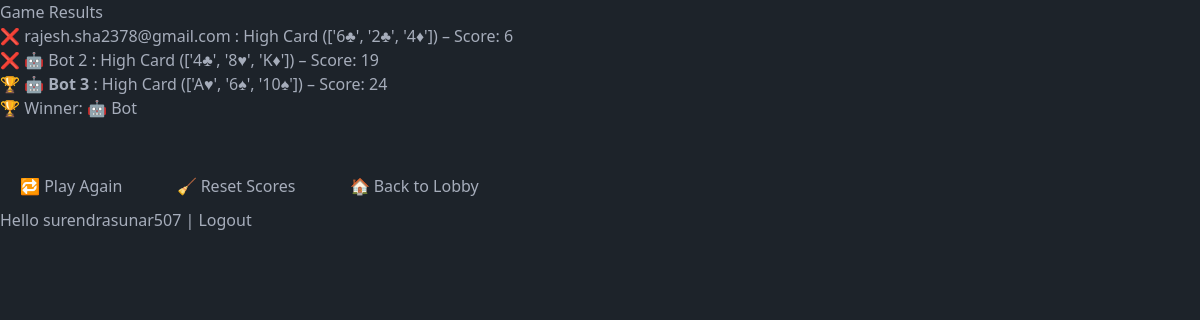
The app's page /reveal/c2f78ed4/ (signed in) with its own data.
### home/models.py (models this page shows)
class Player(models.Model):
    user = models.ForeignKey(User, on_delete=models.CASCADE, null=True, blank=True)
    room = models.ForeignKey(GameRoom, on_delete=models.CASCADE)
    card = models.JSONField(null=True, blank=True)
    total_score = models.IntegerField(default=0)
    has_played = models.BooleanField(default=False)
    is_bot = models.BooleanField(default=False)
    score = models.IntegerField(default=0)

### home/views.py (the view)
# urls.py: path('reveal/<str:room_code>/', views.reveal_game, name='reveal_game'),
def reveal_game(request, room_code):
    room = get_object_or_404(GameRoom, room_code=room_code)
    players = Player.objects.filter(room=room)
    evaluated = []
    for p in players:
        if len(p.card) == 3:
            hand_rank = evaluate_hand(p.card)
            rank_num, card_vals = hand_rank
            rank_name = ["Trail", "Pure Sequence", "Sequence", "Flush", "Pair", "High Card"][rank_num - 1]
            score = sum(card_vals)
            p.score = score
            p.total_score += score
            p.save()
            evaluated.append((p, rank_num, card_vals, rank_name))
    if not evaluated:
        return redirect("/lobby/")
    winner_player, *_ = max(evaluated, key=lambda x: (-x[1], x[2]))
    return render(request, "home/reveal.html", {
    "players": players,
    "winner": winner_player,
    "room_code": room.room_code,
    "current_player": players.filter(user=request.user).first(),
    "evaluated": evaluated,
})

### home/utils.py (called while the page is built)
def evaluate_hand(hand):
    rank_order = {r: i for i, r in enumerate(RANKS)}
    values = sorted([rank_order[c[:-1]] for c in hand], reverse=True)
    suits  = [c[-1] for c in hand]
    ranks  = [c[:-1] for c in hand]
    is_trail         = (len(set(ranks)) == 1)
    is_flush         = (len(set(suits)) == 1)
    seq              = is_sequence(values)
    is_pure_sequence = seq and is_flush
    is_pair          = (len(set(ranks)) == 2)
    if is_trail:
        return (1, values)
    if is_pure_sequence:
        return (2, values)
    if seq:
        return (3, values)
    if is_flush:
        return (4, values)
    if is_pair:
        return (5, values)
    return (6, values)

def is_sequence(values):
    sorted_vals = sorted(values)
    if sorted_vals == list(range(sorted_vals[0], sorted_vals[0] + 3)):
        return True
    return sorted_vals == [0, 1, 12]

### home/templates/home/reveal.html (shortened to what this page needs)
{% extends "home/base.html" %}
{% block content %}
<head>
</head>
<body>
  <h2>Game Results</h2>
  <ul>
    {% for player, rank_num, card_vals, rank_name in evaluated %}
      <li>
        {% if player == winner %}
          🏆 <strong>
            {% if player.is_bot %}
              🤖 Bot {{ forloop.counter }}
            {% else %}
              {{ player.user.email }}
            {% endif %}
          </strong>: {{ rank_name }} ({{ player.card }}) – Score: {{ player.score }}
        {% else %}
          ❌ {% if player.is_bot %}
                🤖 Bot {{ forloop.counter }}
              {% else %}
                {{ player.user.email }}
              {% endif %}:
          {{ rank_name }} ({{ player.card }}) – Score: {{ player.score }}
        {% endif %}
      </li>
    {% endfor %}
  </ul>
  <h3>🏆 Winner:
    {% if winner.is_bot %}
      🤖 Bot
    {% else %}
      {% if winner.user == request.user %}
        🧑 You
      {% else %}
        {{ winner.user.email }}
      {% endif %}
    {% endif %}
  </h3>
  <br>
  <div style="margin-top: 20px;">
    <a href="/start/{{ room_code }}/">
      <button style="padding: 10px 20px; font-size: 16px;">🔁 Play Again</button>
    </a>
    <a href="/reset/{{ room_code }}/" style="margin-left: 10px;">
      <button style="padding: 10px 20px; font-size: 16px;">🧹 Reset Scores</button>
    </a>
    <a href="/lobby/" style="margin-left: 10px;">
      <button style="padding: 10px 20px; font-size: 16px;">🏠 Back to Lobby</button>
    </a>
  </div>
</body>
{% endblock %}

### home/templates/home/base.html (shortened to what this page needs)
{% load static %}
<html lang="en" data-theme="dark">
    <head>
        <link rel="stylesheet" href="{% static 'css/output.css' %}">
    </head>
    <body>
        {% block content %}
        {% endblock %}
    </body>
</html>
{% if request.user.is_authenticated %}
  Hello {{ request.user.username }} |
  <a href="{% url 'logout' %}?next=/">Logout</a>
{% else %}
  <a href="{% url 'social:begin' 'auth0' %}">Login with Auth0</a>
{% endif %}

### records on screen
Player: user.email "rajesh.sha2378@gmail.com", rank_name "High Card", card "['6♣', '2♣', '4♦']", score "6"
Player: rank_name "High Card", card "['4♣', '8♥', 'K♦']", score "19"
Player: rank_name "High Card", card "['A♥', '6♠', '10♠']", score "24"

### other values on screen
{{ request.user.username }} "surendrasunar507"
